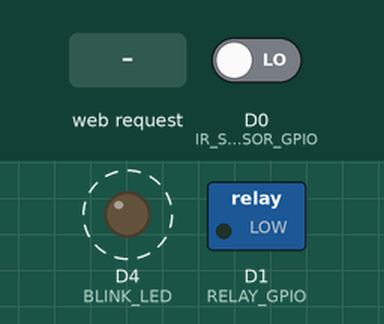
This sketch was run on a simulated ESP8266 (NodeMCU). On the bench: switched loads named in the sketch (green lamp = pin HIGH), output pins drawn as LEDs (lit = HIGH). Dashed ring = blinking. The test bench sets the inputs (shaded band); at power-on: D0 (IR_SENSOR_GPIO) LOW. At 7.3 s the program restarts the board; the recording ends there.

Above: at 1.2 s.
1.3 s: HTTP request GET /data received
At 4.2 s:
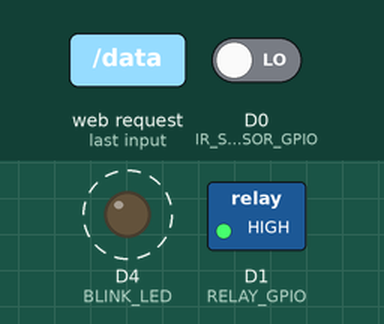
4.3 s: HTTP request GET /reset received
At 5.2 s:
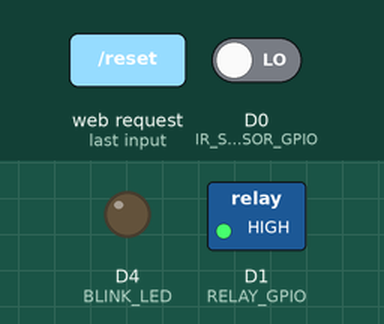
Timing chart, 0 to 7.3 s (numbered marks = the images above; inputs shaded):
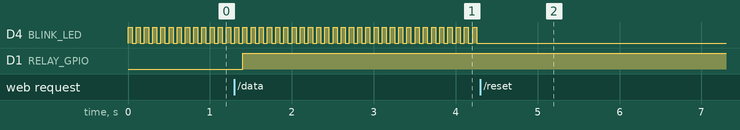

The sketch:

FireDetector.ino
```cpp
#include "wifi.h"
#include "server.h"
#define RELAY_GPIO D1

void initRelay(){
  pinMode(RELAY_GPIO, OUTPUT);
  digitalWrite(RELAY_GPIO, LOW);
}

void driveRelay(int state){
  digitalWrite(RELAY_GPIO, state);
}

void setup() {
  initWiFi();
  initServer();
  initRelay();
}

void loop() {
  handleRequest();
  blinkLED();
  if(FIRE_SENSOR_STATE){
    driveRelay(HIGH);
  }else{
    driveRelay(!HIGH);
  }
}
```

sensor.h
```cpp
#define IR_SENSOR_GPIO D0

void initSensor(){
  pinMode(IR_SENSOR_GPIO, INPUT);
}

int readSensorState(){
  return !digitalRead(IR_SENSOR_GPIO);
}
```

server.h
```cpp
#include <ESP8266WebServer.h>
#include "sensor.h"

#define DEFAULT_MIME "text/plain"
#define HTTP_OK_CODE 200
#define HTTP_ERROR_CODE 404

ESP8266WebServer server(80);
int FIRE_SENSOR_STATE = 0;

void getSensorData(){
  FIRE_SENSOR_STATE = readSensorState();
  server.send(HTTP_OK_CODE, DEFAULT_MIME, String(FIRE_SENSOR_STATE));
}

void resetSensor(){
  server.send(HTTP_OK_CODE, DEFAULT_MIME, "Resetting Sensor....");
  delay(3000);
  ESP.reset();
}

void deadend(){
  server.send(HTTP_ERROR_CODE, DEFAULT_MIME, "");
}

void initServer(){
   initSensor();
   server.on("/data", getSensorData);
   server.on("/reset", resetSensor);
   server.onNotFound(deadend);
   server.begin();
}


void handleRequest(){
  server.handleClient();
}
```

wifi.h
```cpp
#include <ESP8266WiFi.h>

#define AP_SSID "FireMonitoringNetwork"
#define AP_PASS "12345678"
#define SENSOR_ID "FSM-0000001"
#define BLINK_LED D4

void blinkLED(){
  digitalWrite(BLINK_LED, HIGH);
  delay(50);
  digitalWrite(BLINK_LED, LOW);
  delay(50);
}

void initWiFi(){
  pinMode(BLINK_LED, OUTPUT);
  WiFi.mode(WIFI_AP);
  WiFi.hostname(SENSOR_ID);
  WiFi.softAP(AP_SSID, AP_PASS);
}
```

Measured:
- after the input at 1.3 s, D1 (RELAY_GPIO): LOW → HIGH after 0.10 s
- after the input at 4.3 s, D4 (BLINK_LED): stops changing and stays LOW
- by itself, D4 (BLINK_LED): alternates HIGH for 0.05 s and LOW for 0.05 s
